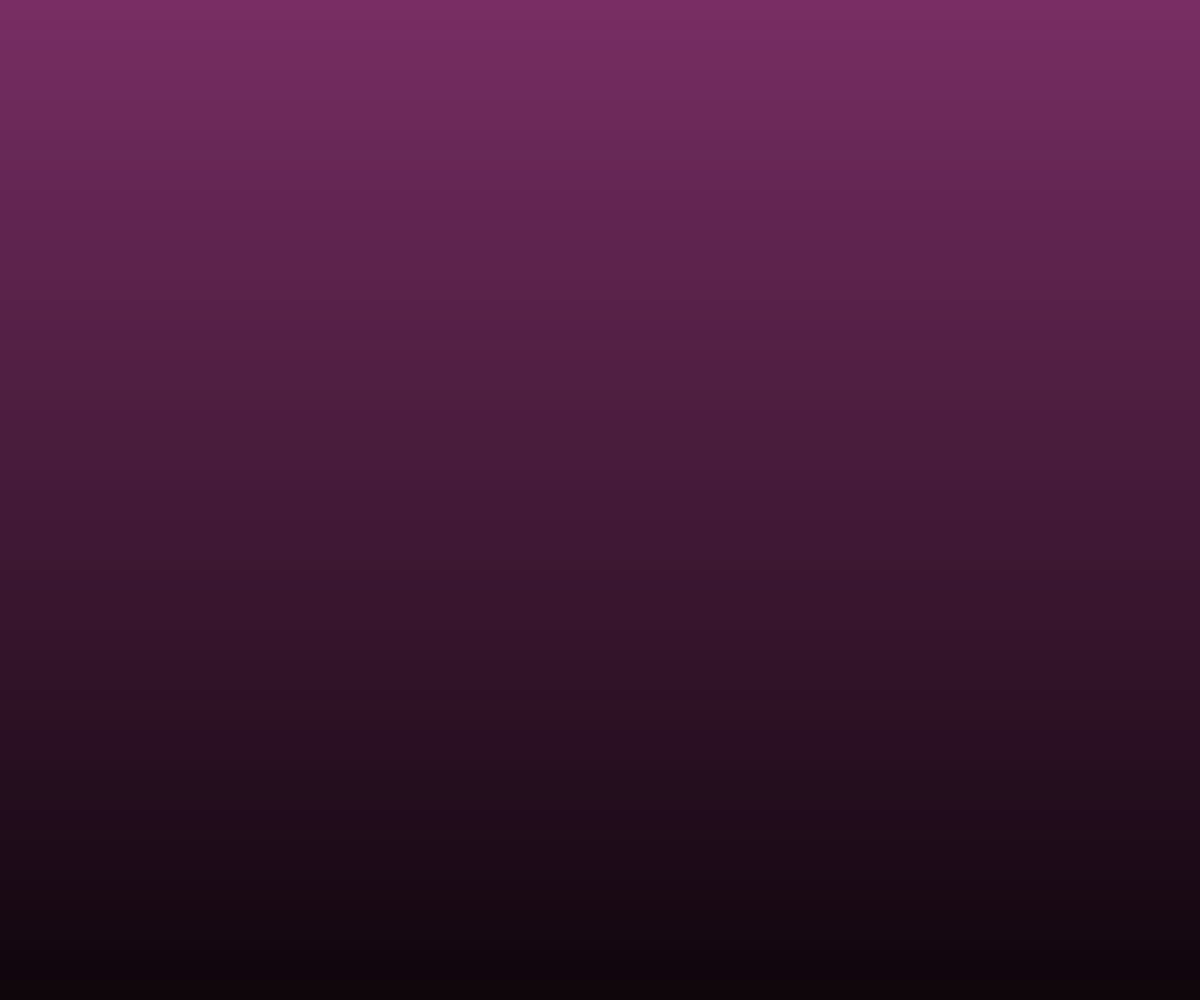
Frame 1 (no input)
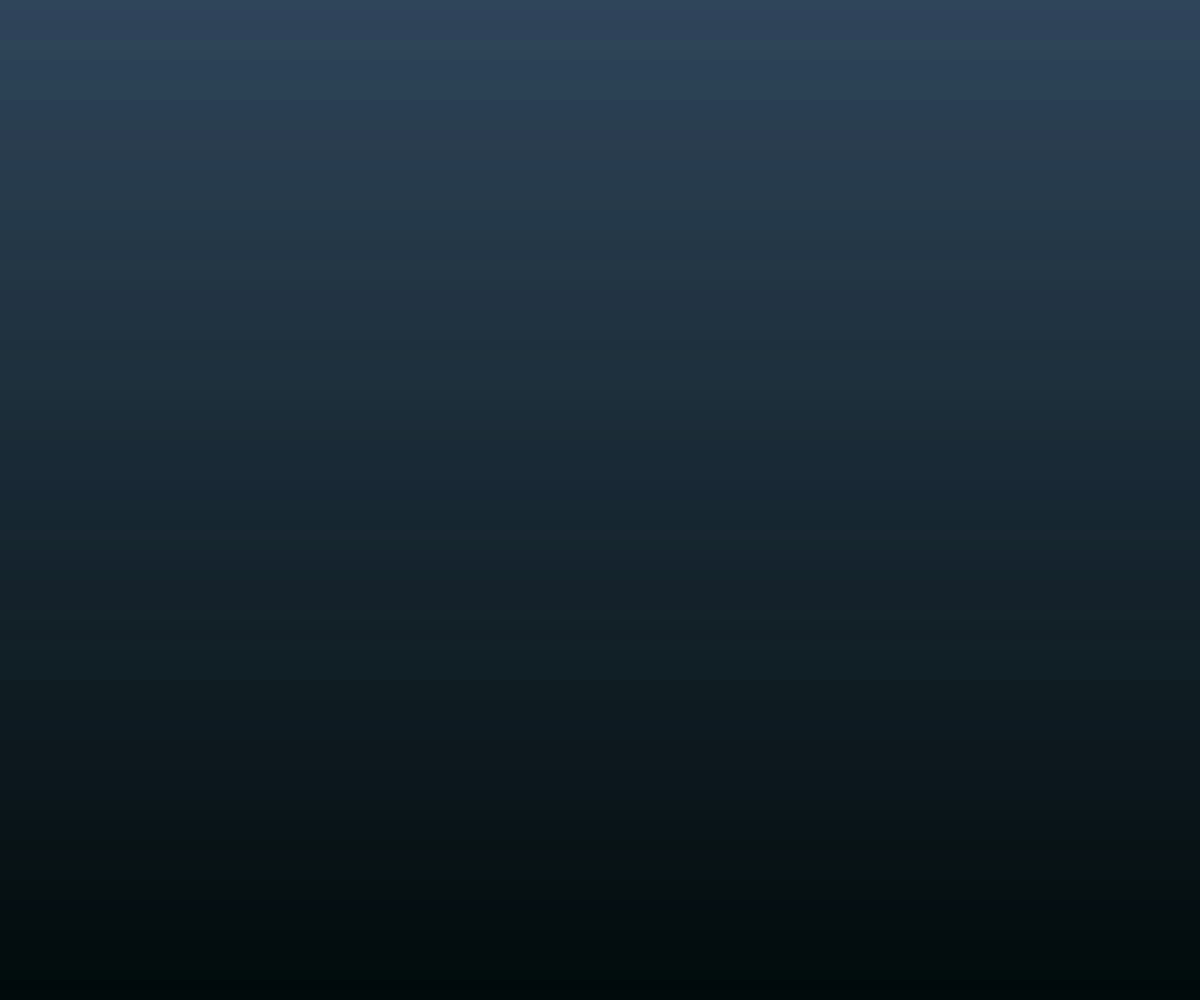
Frame 60 (no input)
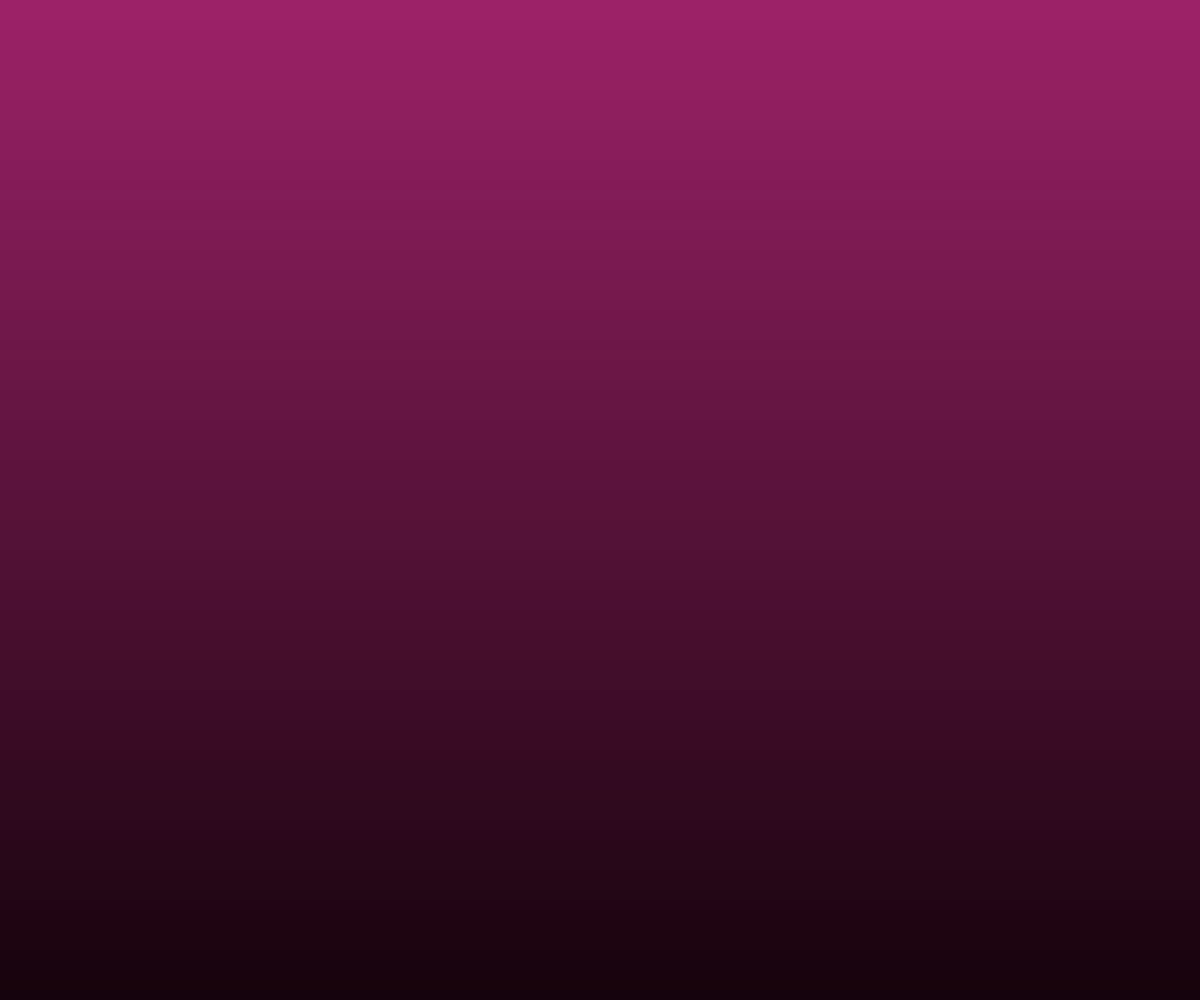
Frame 120 (the mouse pressed at the canvas centre since frame 60)

The p5.js sketch that drew these frames (run headless with seeded random() and noise() and a simulated clock; from frame 60 on, the mouse is pressed at the canvas centre):

// p5.js sketch
// ── sketch.js
const ratio = 10;
let red, green, blue;
const speed = 0.03;

function setup() {
  createCanvas(windowWidth, windowHeight);
  noStroke();
}

function draw() {
  frameRate(24);
  for (let i = 0; i < windowHeight; i += ratio) {
    red = map(
      i,
      0,
      height,
      map(sin(frameCount * speed), -1, 1, 200, 45),
      map(sin(frameCount * speed), -1, 1, 28, 0)
    );
    green = map(
      i,
      0,
      height,
      map(sin(frameCount * speed), -1, 1, 20, 70),
      map(sin(frameCount * speed), -1, 1, 0, 10)
    );
    blue = map(
      i,
      0,
      height,
      map(sin(frameCount * speed), -1, 1, 110, 90),
      map(sin(frameCount * speed), -1, 1, 12, 10)
    );
    fill(red + random(-1, 1), green + random(-1, 1), blue + random(-1, 1));
    rect(0, i, windowWidth, ratio);
  }
}

// ── style.css
* {
  padding: 0px;
  margin: 0px;
}

body {
  width: 100%;
  height: 100%;
  position: fixed;
}
